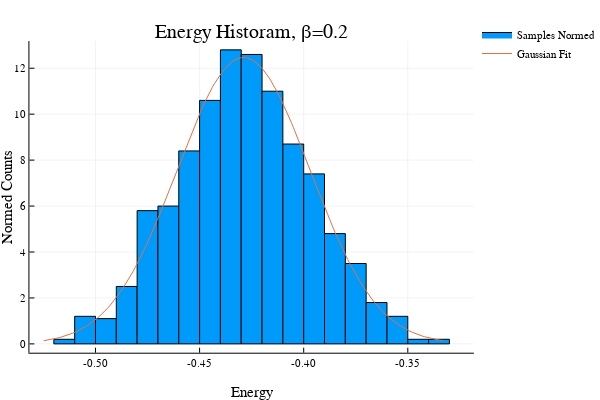

Notebook source saved alongside this figure:
### Code cell
histogram(Ea/lt.N,normed=true,label="Samples Normed")

x=collect(Eave-3*Estd:.001:Eave+3*Estd)
gaussian=1/(Estd*sqrt(2*pi))*exp.(-(x.-Eave).^2/(2*Estd^2));
plot!(x,gaussian,label="Gaussian Fit")

plot!(xlabel="Energy",
    ylabel="Normed Counts",
    title="Energy Historam, β=$beta")

### Figure 1 — Plotly figure (JSON) as saved in the notebook; plotly's stock layout.template omitted (floating-point values rounded to 4 significant figures; data arrays with more than 128 entries replaced by an {"elided": "..."} marker saying what was removed)
{"data": [{"fill": "tozeroy", "fillcolor": "rgba(0, 154, 250, 1.000)", "legendgroup": "Samples Normed", "line": {"color": "rgba(0, 0, 0, 1.000)", "dash": "solid", "width": 1}, "mode": "lines", "name": "Samples Normed", "showlegend": true, "type": "scatter", "x": [-0.52, -0.52, -0.51, -0.51, -0.52, -0.52], "xaxis": "x1", "y": [0.2, 0, 0, 0.2, 0.2, 0.2], "yaxis": "y1"}, {"fill": "tozeroy", "fillcolor": "rgba(0, 154, 250, 1.000)", "legendgroup": "Samples Normed", "line": {"color": "rgba(0, 0, 0, 1.000)", "dash": "solid", "width": 1}, "mode": "lines", "name": "Samples Normed", "showlegend": false, "type": "scatter", "x": [-0.51, -0.51, -0.5, -0.5, -0.51, -0.51], "xaxis": "x1", "y": [1.2, 0, 0, 1.2, 1.2, 1.2], "yaxis": "y1"}, {"fill": "tozeroy", "fillcolor": "rgba(0, 154, 250, 1.000)", "legendgroup": "Samples Normed", "line": {"color": "rgba(0, 0, 0, 1.000)", "dash": "solid", "width": 1}, "mode": "lines", "name": "Samples Normed", "showlegend": false, "type": "scatter", "x": [-0.5, -0.5, -0.49, -0.49, -0.5, -0.5], "xaxis": "x1", "y": [1.1, 0, 0, 1.1, 1.1, 1.1], "yaxis": "y1"}, {"fill": "tozeroy", "fillcolor": "rgba(0, 154, 250, 1.000)", "legendgroup": "Samples Normed", "line": {"color": "rgba(0, 0, 0, 1.000)", "dash": "solid", "width": 1}, "mode": "lines", "name": "Samples Normed", "showlegend": false, "type": "scatter", "x": [-0.49, -0.49, -0.48, -0.48, -0.49, -0.49], "xaxis": "x1", "y": [2.5, 0, 0, 2.5, 2.5, 2.5], "yaxis": "y1"}, {"fill": "tozeroy", "fillcolor": "rgba(0, 154, 250, 1.000)", "legendgroup": "Samples Normed", "line": {"color": "rgba(0, 0, 0, 1.000)", "dash": "solid", "width": 1}, "mode": "lines", "name": "Samples Normed", "showlegend": false, "type": "scatter", "x": [-0.48, -0.48, -0.47, -0.47, -0.48, -0.48], "xaxis": "x1", "y": [5.8, 0, 0, 5.8, 5.8, 5.8], "yaxis": "y1"}, {"fill": "tozeroy", "fillcolor": "rgba(0, 154, 250, 1.000)", "legendgroup": "Samples Normed", "line": {"color": "rgba(0, 0, 0, 1.000)", "dash": "solid", "width": 1}, "mode": "lines", "name": "Samples Normed", "showlegend": false, "type": "scatter", "x": [-0.47, -0.47, -0.46, -0.46, -0.47, -0.47], "xaxis": "x1", "y": [6, 0, 0, 6, 6, 6], "yaxis": "y1"}, {"fill": "tozeroy", "fillcolor": "rgba(0, 154, 250, 1.000)", "legendgroup": "Samples Normed", "line": {"color": "rgba(0, 0, 0, 1.000)", "dash": "solid", "width": 1}, "mode": "lines", "name": "Samples Normed", "showlegend": false, "type": "scatter", "x": [-0.46, -0.46, -0.45, -0.45, -0.46, -0.46], "xaxis": "x1", "y": [8.4, 0, 0, 8.4, 8.4, 8.4], "yaxis": "y1"}, {"fill": "tozeroy", "fillcolor": "rgba(0, 154, 250, 1.000)", "legendgroup": "Samples Normed", "line": {"color": "rgba(0, 0, 0, 1.000)", "dash": "solid", "width": 1}, "mode": "lines", "name": "Samples Normed", "showlegend": false, "type": "scatter", "x": [-0.45, -0.45, -0.44, -0.44, -0.45, -0.45], "xaxis": "x1", "y": [10.6, 0, 0, 10.6, 10.6, 10.6], "yaxis": "y1"}, {"fill": "tozeroy", "fillcolor": "rgba(0, 154, 250, 1.000)", "legendgroup": "Samples Normed", "line": {"color": "rgba(0, 0, 0, 1.000)", "dash": "solid", "width": 1}, "mode": "lines", "name": "Samples Normed", "showlegend": false, "type": "scatter", "x": [-0.44, -0.44, -0.43, -0.43, -0.44, -0.44], "xaxis": "x1", "y": [12.8, 0, 0, 12.8, 12.8, 12.8], "yaxis": "y1"}, {"fill": "tozeroy", "fillcolor": "rgba(0, 154, 250, 1.000)", "legendgroup": "Samples Normed", "line": {"color": "rgba(0, 0, 0, 1.000)", "dash": "solid", "width": 1}, "mode": "lines", "name": "Samples Normed", "showlegend": false, "type": "scatter", "x": [-0.43, -0.43, -0.42, -0.42, -0.43, -0.43], "xaxis": "x1", "y": [12.6, 0, 0, 12.6, 12.6, 12.6], "yaxis": "y1"}, {"fill": "tozeroy", "fillcolor": "rgba(0, 154, 250, 1.000)", "legendgroup": "Samples Normed", "line": {"color": "rgba(0, 0, 0, 1.000)", "dash": "solid", "width": 1}, "mode": "lines", "name": "Samples Normed", "showlegend": false, "type": "scatter", "x": [-0.42, -0.42, -0.41, -0.41, -0.42, -0.42], "xaxis": "x1", "y": [11, 0, 0, 11, 11, 11], "yaxis": "y1"}, {"fill": "tozeroy", "fillcolor": "rgba(0, 154, 250, 1.000)", "legendgroup": "Samples Normed", "line": {"color": "rgba(0, 0, 0, 1.000)", "dash": "solid", "width": 1}, "mode": "lines", "name": "Samples Normed", "showlegend": false, "type": "scatter", "x": [-0.41, -0.41, -0.4, -0.4, -0.41, -0.41], "xaxis": "x1", "y": [8.7, 0, 0, 8.7, 8.7, 8.7], "yaxis": "y1"}, {"fill": "tozeroy", "fillcolor": "rgba(0, 154, 250, 1.000)", "legendgroup": "Samples Normed", "line": {"color": "rgba(0, 0, 0, 1.000)", "dash": "solid", "width": 1}, "mode": "lines", "name": "Samples Normed", "showlegend": false, "type": "scatter", "x": [-0.4, -0.4, -0.39, -0.39, -0.4, -0.4], "xaxis": "x1", "y": [7.4, 0, 0, 7.4, 7.4, 7.4], "yaxis": "y1"}, {"fill": "tozeroy", "fillcolor": "rgba(0, 154, 250, 1.000)", "legendgroup": "Samples Normed", "line": {"color": "rgba(0, 0, 0, 1.000)", "dash": "solid", "width": 1}, "mode": "lines", "name": "Samples Normed", "showlegend": false, "type": "scatter", "x": [-0.39, -0.39, -0.38, -0.38, -0.39, -0.39], "xaxis": "x1", "y": [4.8, 0, 0, 4.8, 4.8, 4.8], "yaxis": "y1"}, {"fill": "tozeroy", "fillcolor": "rgba(0, 154, 250, 1.000)", "legendgroup": "Samples Normed", "line": {"color": "rgba(0, 0, 0, 1.000)", "dash": "solid", "width": 1}, "mode": "lines", "name": "Samples Normed", "showlegend": false, "type": "scatter", "x": [-0.38, -0.38, -0.37, -0.37, -0.38, -0.38], "xaxis": "x1", "y": [3.5, 0, 0, 3.5, 3.5, 3.5], "yaxis": "y1"}, {"fill": "tozeroy", "fillcolor": "rgba(0, 154, 250, 1.000)", "legendgroup": "Samples Normed", "line": {"color": "rgba(0, 0, 0, 1.000)", "dash": "solid", "width": 1}, "mode": "lines", "name": "Samples Normed", "showlegend": false, "type": "scatter", "x": [-0.37, -0.37, -0.36, -0.36, -0.37, -0.37], "xaxis": "x1", "y": [1.8, 0, 0, 1.8, 1.8, 1.8], "yaxis": "y1"}, {"fill": "tozeroy", "fillcolor": "rgba(0, 154, 250, 1.000)", "legendgroup": "Samples Normed", "line": {"color": "rgba(0, 0, 0, 1.000)", "dash": "solid", "width": 1}, "mode": "lines", "name": "Samples Normed", "showlegend": false, "type": "scatter", "x": [-0.36, -0.36, -0.35, -0.35, -0.36, -0.36], "xaxis": "x1", "y": [1.2, 0, 0, 1.2, 1.2, 1.2], "yaxis": "y1"}, {"fill": "tozeroy", "fillcolor": "rgba(0, 154, 250, 1.000)", "legendgroup": "Samples Normed", "line": {"color": "rgba(0, 0, 0, 1.000)", "dash": "solid", "width": 1}, "mode": "lines", "name": "Samples Normed", "showlegend": false, "type": "scatter", "x": [-0.35, -0.35, -0.34, -0.34, -0.35, -0.35], "xaxis": "x1", "y": [0.2, 0, 0, 0.2, 0.2, 0.2], "yaxis": "y1"}, {"fill": "tozeroy", "fillcolor": "rgba(0, 154, 250, 1.000)", "legendgroup": "Samples Normed", "line": {"color": "rgba(0, 0, 0, 1.000)", "dash": "solid", "width": 1}, "mode": "lines", "name": "Samples Normed", "showlegend": false, "type": "scatter", "x": [-0.34, -0.34, -0.33, -0.33, -0.34, -0.34], "xaxis": "x1", "y": [0.2, 0, 0, 0.2, 0.2, 0.2], "yaxis": "y1"}, {"colorbar": {"title": ""}, "hoverinfo": "text", "legendgroup": "Gaussian Fit", "line": {"color": "rgba(227, 111, 71, 1.000)", "dash": "solid", "shape": "linear", "width": 1}, "mode": "lines", "name": "Gaussian Fit", "showlegend": true, "text": {"elided": "193 null values"}, "type": "scatter", "x": {"elided": "193 float values"}, "xaxis": "x1", "y": {"elided": "193 float values"}, "yaxis": "y1", "zmax": 0.1, "zmin": -0.1}], "layout": {"annotations": [{"font": {"color": "rgba(0, 0, 0, 1.000)", "family": "sans-serif", "size": 20}, "rotation": 0, "showarrow": false, "text": "Energy Historam, β=0.2", "x": 0.5275, "xanchor": "center", "xref": "paper", "y": 1, "yanchor": "top", "yref": "paper"}], "height": 400, "legend": {"bgcolor": "rgba(255, 255, 255, 1.000)", "bordercolor": "rgba(0, 0, 0, 1.000)", "font": {"color": "rgba(0, 0, 0, 1.000)", "family": "sans-serif", "size": 11}, "tracegroupgap": 0, "x": 1, "y": 1}, "margin": {"b": 20, "l": 0, "r": 0, "t": 20}, "paper_bgcolor": "rgba(255, 255, 255, 1.000)", "plot_bgcolor": "rgba(255, 255, 255, 1.000)", "showlegend": true, "width": 600, "xaxis": {"anchor": "y1", "domain": [0.06165, 0.9934], "gridcolor": "rgba(0, 0, 0, 0.100)", "gridwidth": 0.5, "linecolor": "rgba(0, 0, 0, 1.000)", "mirror": false, "range": [-0.5317, -0.3183], "showgrid": true, "showline": true, "showticklabels": true, "tickangle": 0, "tickcolor": "rgb(0, 0, 0)", "tickfont": {"color": "rgba(0, 0, 0, 1.000)", "family": "sans-serif", "size": 11}, "tickmode": "array", "ticks": "inside", "ticktext": ["-0.50", "-0.45", "-0.40", "-0.35"], "tickvals": [-0.5, -0.45, -0.4, -0.35], "title": "Energy", "titlefont": {"color": "rgba(0, 0, 0, 1.000)", "family": "sans-serif", "size": 15}, "type": "-", "visible": true, "zeroline": false, "zerolinecolor": "rgba(0, 0, 0, 1.000)"}, "yaxis": {"anchor": "x1", "domain": [0.07581, 0.9415], "gridcolor": "rgba(0, 0, 0, 0.100)", "gridwidth": 0.5, "linecolor": "rgba(0, 0, 0, 1.000)", "mirror": false, "range": [-0.384, 13.18], "showgrid": true, "showline": true, "showticklabels": true, "tickangle": 0, "tickcolor": "rgb(0, 0, 0)", "tickfont": {"color": "rgba(0, 0, 0, 1.000)", "family": "sans-serif", "size": 11}, "tickmode": "array", "ticks": "inside", "ticktext": ["0", "2", "4", "6", "8", "10", "12"], "tickvals": [0, 2, 4, 6, 8, 10, 12], "title": "Normed Counts", "titlefont": {"color": "rgba(0, 0, 0, 1.000)", "family": "sans-serif", "size": 15}, "type": "-", "visible": true, "zeroline": false, "zerolinecolor": "rgba(0, 0, 0, 1.000)"}}}
